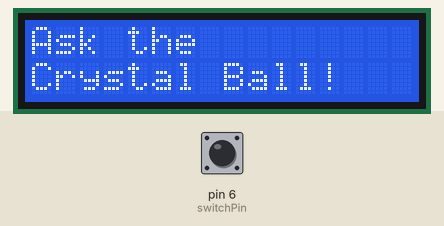
The sketch below on a simulated Arduino Uno, built with avr-gcc and run on an emulated ATmega328P. Shown: 16×2 character LCD. Inputs (shaded band) come from the test bench; at power-on: pin 6 (switchPin) LOW. Random numbers use the default seed unless the sketch sets one.

Above: at 1.2 s.
1.3 s: pin 6 (switchPin) pulled HIGH for 0.3 s
At 2.7 s:
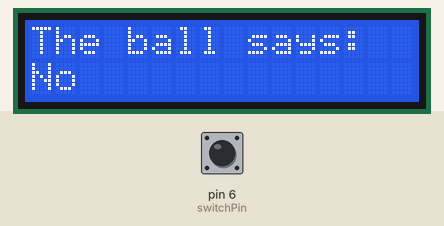
3.3 s: pin 6 (switchPin) pulled HIGH for 1 s
At 4.8 s:
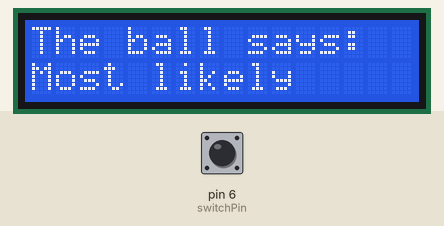
5.8 s: pin 6 (switchPin) pulsed HIGH 5 times (0.12 s each, 0.3 s apart)
At 8.5 s:
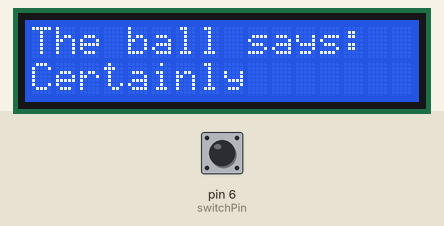
8.8 s: pin 6 (switchPin) pulsed HIGH 5 times (0.12 s each, 0.3 s apart)
At 11.4 s:
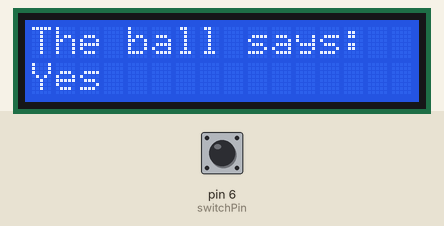
Timing chart, 0 to 12.8 s (numbered marks = the images above; inputs shaded):
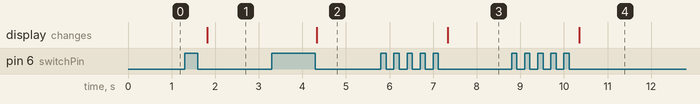

The sketch:

crystal_ball.ino
```cpp
// import liquid crystal library
#include <LiquidCrystal.h>
// create lcd object and tell it which pins it will be using
LiquidCrystal lcd(12, 11, 5, 4, 3, 2);

//create the variables
const int switchPin = 6;
int switchState = 0;
int previousSwitchState = 0;
int reply;

void setup() {
  // tell the library how big the LCD is and set the switchPin mode
  lcd.begin(16, 2);
  pinMode(switchPin, INPUT);

  //set the LCD up with a question for the user
  lcd.print("Ask the");
  lcd.setCursor(0, 1);
  lcd.print("Crystal Ball!");

}

void loop() {
  // read the switch pin
  switchState = digitalRead(switchPin);

  if(switchState != previousSwitchState) {
    if(switchState == LOW) {
      reply = random(8);
      lcd.clear();
      lcd.setCursor(0, 0);
      lcd.print("The ball says:");
      lcd.setCursor(0, 1);

      switch(reply) {
        case 0:
        lcd.print("Yes");
        break;
        case 1:
        lcd.print("Most likely");
        break;
        case 2:
        lcd.print("Certainly");
        break;
        case 3:
        lcd.print("Outlook good");
        break;
        case 4:
        lcd.print("Unsure");
        break;
        case 5:
        lcd.print("Ask again");
        break;
        case 6:
        lcd.print("Doubtful");
        break;
        case 7:
        lcd.print("No");
        break;
      }
    }
  }

  // set previous switch state variable
  previousSwitchState = switchState;
  delay(250);

}
```

Measured:
- after the input at 1.3 s, the display: changes after 0.52 s (image 1)
- after the input at 3.3 s, the display: changes after 1.0 s (image 2)
- after the input at 5.8 s, the display: changes after 1.5 s (image 3)
- after the input at 8.8 s, the display: changes after 1.5 s (image 4)
